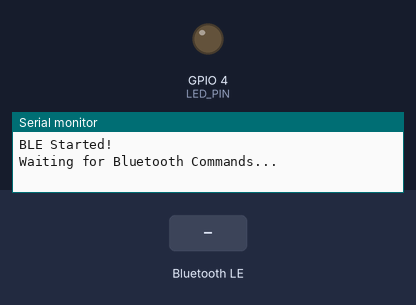
Recording of a sketch running on a simulated ESP32-C3. Parts: output pins drawn as LEDs (lit = HIGH), the last lines printed to the serial monitor. Inputs (shaded band) come from the test bench. Nothing arrives over Bluetooth unless stated; a phone connects over Bluetooth LE 3 s after start.

Above: at 1.2 s.
1.3 s: Bluetooth LE write "ON" received
At 2.3 s:
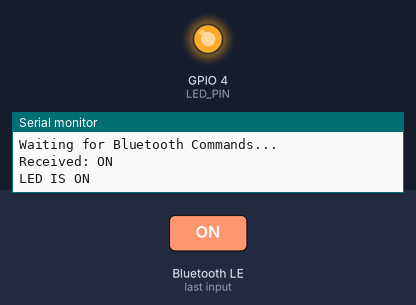
2.8 s: Bluetooth LE write "OFF" received
At 3.4 s:
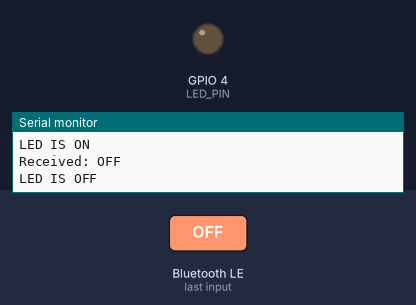
Timing chart, 0 to 5.8 s (numbered marks = the images above; inputs shaded):
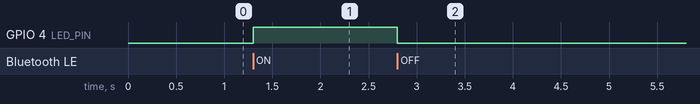

Measured:
- after the input at 1.3 s, GPIO 4 (LED_PIN): LOW → HIGH at once
- after the input at 2.8 s, GPIO 4 (LED_PIN): HIGH → LOW at once

The sketch:

sketch_on-off_LED_by_bluetooth.ino
```cpp
#include <BLEDevice.h>
#include <BLEServer.h>
#include <BLEUtils.h>

// LED pin
#define LED_PIN 4

// BLE UUID
#define SERVICE_UUID        "6E400001-B5A3-F393-E0A9-E50E24DCCA9E"
#define CHARACTERISTIC_UUID "6E400002-B5A3-F393-E0A9-E50E24DCCA9E"

class MyCallbacks : public BLECharacteristicCallbacks {

  void onWrite(BLECharacteristic *pCharacteristic) override {

    String receivedText = pCharacteristic->getValue().c_str();

    receivedText.trim();
    receivedText.toUpperCase();

    Serial.print("Received: ");
    Serial.println(receivedText);

    if (receivedText == "ON") {

      digitalWrite(LED_PIN, HIGH);

      Serial.println("LED IS ON");

    }

    else if (receivedText == "OFF") {

      digitalWrite(LED_PIN, LOW);

      Serial.println("LED IS OFF");

    }

    else {

      Serial.println("Invalid Command! Send ON or OFF");

    }
  }
};

void setup() {

  Serial.begin(115200);

  pinMode(LED_PIN, OUTPUT);

  digitalWrite(LED_PIN, LOW);

  // Start BLE
  BLEDevice::init("ESP32-C3");

  BLEServer *pServer = BLEDevice::createServer();

  BLEService *pService =
    pServer->createService(SERVICE_UUID);

  BLECharacteristic *pCharacteristic =
    pService->createCharacteristic(
      CHARACTERISTIC_UUID,
      BLECharacteristic::PROPERTY_WRITE
    );

  pCharacteristic->setCallbacks(new MyCallbacks());

  pService->start();

  BLEAdvertising *pAdvertising =
    BLEDevice::getAdvertising();

  pAdvertising->addServiceUUID(SERVICE_UUID);

  pAdvertising->start();

  Serial.println("BLE Started!");
  Serial.println("Waiting for Bluetooth Commands...");
}

void loop() {

  delay(100);

}
```
